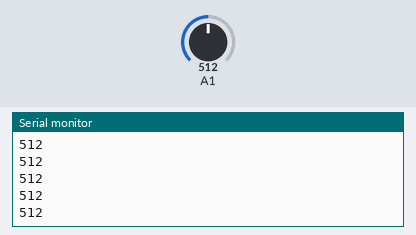
This sketch was run on a simulated Arduino Uno, built with avr-gcc and run on an emulated ATmega328P. Parts: the last lines printed to the serial monitor. The test bench sets the inputs (shaded band); at power-on: A1 = 512.

Above: at 1.2 s.
1.3 s: A1 set to 716
At 2.1 s:
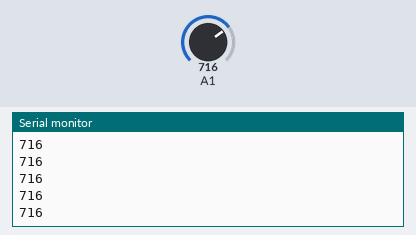
2.8 s: A1 set to 900
At 3.4 s:
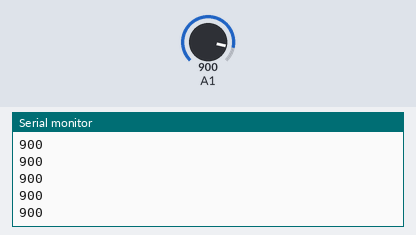
Timing chart, 0 to 5.8 s (numbered marks = the images above; inputs shaded):
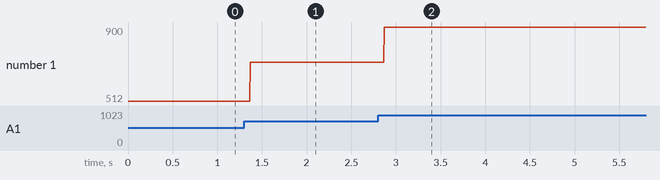

Measured:
- after the input at 1.3 s, the serial monitor: prints a new line after 0.07 s (image 1)
- after the input at 2.8 s, the serial monitor: prints a new line after 0.07 s (image 2)
- plotted number 1: 512 → 716 after the input at 1.3 s, 716 → 900 after the input at 2.8 s

The sketch:

ArduinoLDR.ino
```cpp
int luz;
void setup() {
  Serial.begin(9600);
  pinMode(A1, INPUT);
}

void loop() {
  luz = analogRead(A1);
  Serial.println(luz);
}
```
